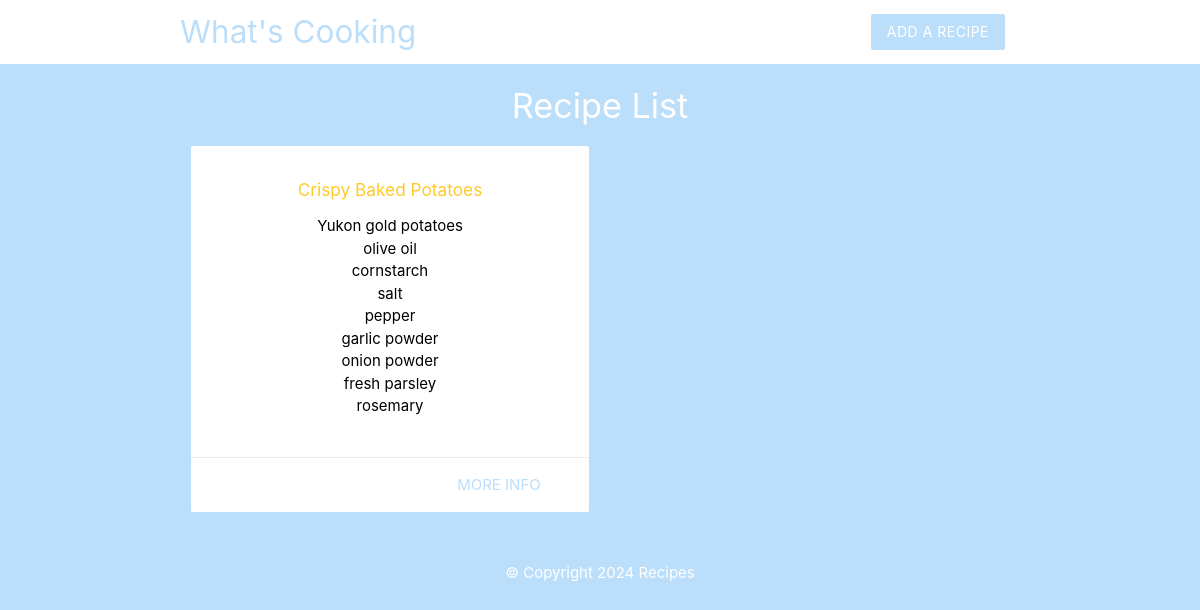
The page / on the database its author committed.
### tables this page shows
CREATE TABLE `recipes` (
  `id` int(11) NOT NULL,
  `title` varchar(255) NOT NULL,
  `ingredients` varchar(255) NOT NULL,
  `link` varchar(255) NOT NULL,
  `created_at` timestamp NOT NULL DEFAULT current_timestamp()
);

### index.php (the view, shortened to what this page needs)
<?php
include("config/db_connect.php");
$sql = "SELECT title, ingredients, id FROM recipes ORDER BY created_at";
$result = mysqli_query($conn, $sql);
$recipes = mysqli_fetch_all($result, MYSQLI_ASSOC);
?>
<!DOCTYPE html>
<html lang="en">
    <?php include("templates/header.php"); ?>
    <h4 class = "center">Recipe List</h4>
	<div class="container">
		<div class="row">
			<?php foreach($recipes as $recipe):?>
				<div class = "col s6 md3">
					<div class = "card z-depth-0">
						<div class="card-content center">
							<h6><?php echo htmlspecialchars($recipe['title'])?></h6>
							<ul>
								<?php foreach(explode(',',$recipe['ingredients']) as $ing){ ?>
									<li><?php  echo htmlspecialchars($ing); ?></li>
								<?php } ?>
							</ul>
						</div>
						<div class = "card-action right-align">
							<a class = "brand-text" href = "details.php?id=<?php echo $recipe['id']?>">more info</a>
						</div>
					</div>
				</div>
			<?php endforeach;?>
		</div>
	</div>
    <?php include("templates/footer.php"); ?>
</html>

### templates/header.php (shortened to what this page needs)
<head>
    <link rel="stylesheet" href="https://cdnjs.cloudflare.com/ajax/libs/materialize/1.0.0/css/materialize.min.css">
</head>
<body class=" blue lighten-4">
	<nav class="white z-depth-0">
        <div class="container">
        <a href="index.php" class="brand-logo brand-text hide-on-small-only">What's Cooking</a>
        <ul id="nav-mobile" class="right">
            <li><a href="add.php" class="btn brand z-depth-0">Add a Recipe</a></li>
        </ul>
        </div>
    </nav>

### templates/footer.php
<footer class = "section">
    <div class = "center white-text">&copy; Copyright 2024 Recipes</div>
</footer>
</body>

### templates/header.php (style rules this page uses)
.brand { background: #bbdefb !important; }
.brand-text { color: #bbdefb !important; }
h4 { color: white; }
a { color: black; }
h6 { color: #ffca28; }
li { color: black; }

### rows shown on the page
recipes: title "Crispy Baked Potatoes", ingredients "Yukon gold potatoes", ingredients "olive oil", ingredients "cornstarch", ingredients "salt", ingredients "pepper", ingredients "garlic powder", ingredients "onion powder", ingredients "fresh parsley", ingredients "rosemary"
